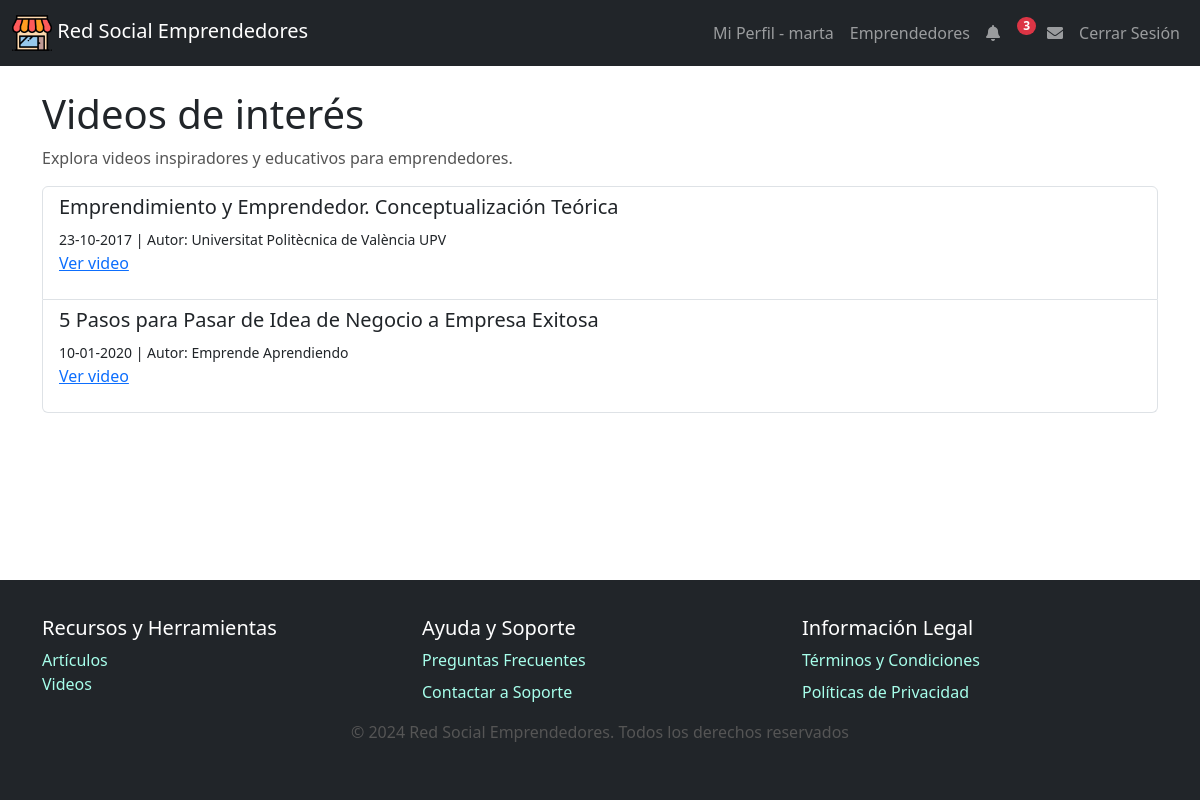
The page /videos.php (signed in) on the database its author committed.
### tables this page shows
CREATE TABLE recursos (
    id_Recurso INT AUTO_INCREMENT PRIMARY KEY,
    titulo VARCHAR(255) NOT NULL,
    autor VARCHAR(100),
    contenido TEXT,
    fecha_Publicacion DATE,
    tipo_recurso ENUM('Articulo','Video','FAQ','Privacidad','Terminos') NOT NULL
);

### videos.php (the view, shortened to what this page needs)
<?php
include './plantillas/header.php';
include 'db.php';
$sql = "SELECT id_Recurso, titulo, autor, contenido, fecha_Publicacion FROM recursos WHERE tipo_recurso = 'Video'";
$result = $conn->query($sql);
?>
<!DOCTYPE html>
<html>
<body>
    <div class="container mt-4">
        <h1>Videos de interés</h1>
        <p>Explora videos inspiradores y educativos para emprendedores.</p>
        <?php if ($result->num_rows > 0): ?>
            <ul class="list-group">
                <?php while($row = $result->fetch_assoc()): ?>
                    <li class="list-group-item">
                        <h5><?php echo htmlspecialchars($row['titulo']); ?></h5>
                        <small>
                            <?php echo date('d-m-Y', strtotime($row['fecha_Publicacion'])); ?> | Autor: <?php echo htmlspecialchars($row['autor']); ?>
                        </small>
                        <p>
                            <a href="verVideo.php?id=<?php echo $row['id_Recurso']; ?>">Ver video</a>
                        </p>
                    </li>
                <?php endwhile; ?>
            </ul>
        <?php else: ?>
            <p>No hay videos disponibles en este momento.</p>
        <?php endif; ?>
    </div>
    <?php
    include './plantillas/footer.php';
    ?>
</body>
</html>

### css/styles.css (style rules this page uses)
html, body { height: 100%; margin: 0; }
body { font-family: Arial, sans-serif; background-color: #e0f7fa; display: flex; flex-direction: column; }
.container { margin-top: 20px; padding: 0 15px; margin-bottom: 40px; }
h1 { font-size: 2rem; color: #00796b; margin-bottom: 15px; }
p { font-size: 1rem; color: #555; }

### rows shown on the page
recursos: titulo "Emprendimiento y Emprendedor. Conceptualización Teórica", fecha_Publicacion "23-10-2017", autor "Universitat Politècnica de València UPV"
recursos: titulo "5 Pasos para Pasar de Idea de Negocio a Empresa Exitosa", fecha_Publicacion "10-01-2020", autor "Emprende Aprendiendo"

### other values the page prints
$current_user "marta"
$num_notificaciones "3"
